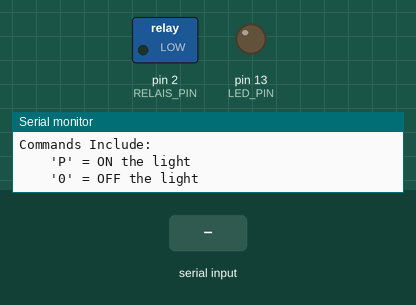
This sketch was run on a simulated Arduino Uno, built with avr-gcc and run on an emulated ATmega328P. Shown: switched loads named in the sketch (green lamp = pin HIGH), output pins drawn as LEDs (lit = HIGH), the last lines printed to the serial monitor. The test bench sets the inputs (shaded band).

Above: at 1.2 s.
1.3 s: "P" received over Serial
At 2.5 s:
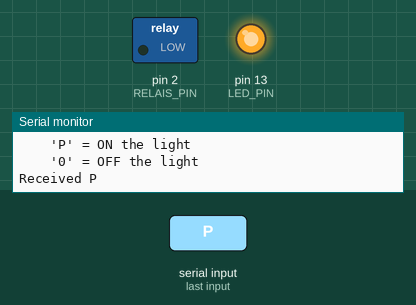
2.8 s: "0" received over Serial
At 4.0 s:
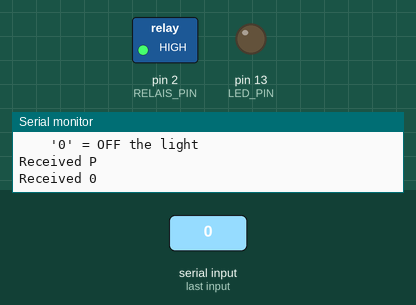
Timing chart, 0 to 5.8 s (numbered marks = the images above; inputs shaded):
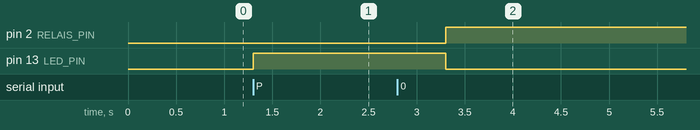

Measured:
- after the input at 1.3 s, pin 13 (LED_PIN): LOW → HIGH at once
- after the input at 2.8 s, pin 2 (RELAIS_PIN): LOW → HIGH after 0.50 s; pin 13 (LED_PIN): HIGH → LOW after 0.50 s

The sketch:

Relais_OpenBCI.ino
```cpp
//Light control device by the brain with OpenBCI / Processing

// définition des broches utilisées
#define  RELAIS_PIN   2
#define     LED_PIN  13

volatile char inChar;
boolean LIGHT = false;

void setup() {
  // initialize serial:
  Serial.begin(115200);

  pinMode(RELAIS_PIN, OUTPUT);
  pinMode(   LED_PIN, OUTPUT);

  // print help
  Serial.println("LIGHTController: starting...");
  Serial.println("Commands Include: ");
  Serial.println("    'P' = ON the light");
  Serial.println("    '0' = OFF the light");
}

void loop() {

}

void serialEvent() {
  while (Serial.available()) {
    char inChar = Serial.read();
    Serial.print("Received ");
    Serial.println(inChar);

    if( inChar == 'P' ){
      if( LIGHT == false ){
        LightON();
        delay(2000);
      } else {
        LightOFF();
      }
    } else if( inChar == '0' ) {
      LightOFF();
    }
  }
}

void LightON(){
  //ETAT ON
   digitalWrite(RELAIS_PIN,LOW);
   //Serial.print('LIGHT IS ON');
   digitalWrite(LED_PIN,HIGH);
   LIGHT = true;
}

void LightOFF(){
  //ETAT OFF
   digitalWrite(RELAIS_PIN,HIGH);
   //Serial.print('LIGHT IS OFF');
   digitalWrite(LED_PIN,LOW);
   LIGHT = false;
}
```
